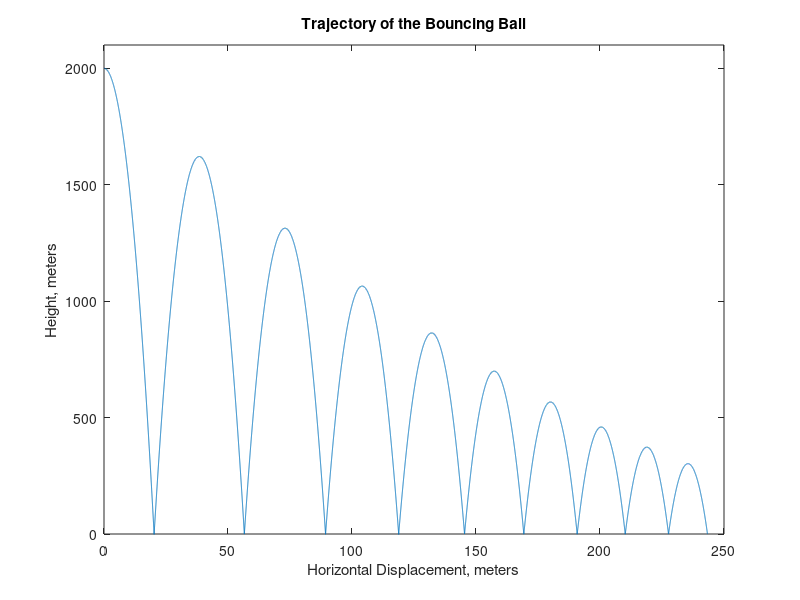
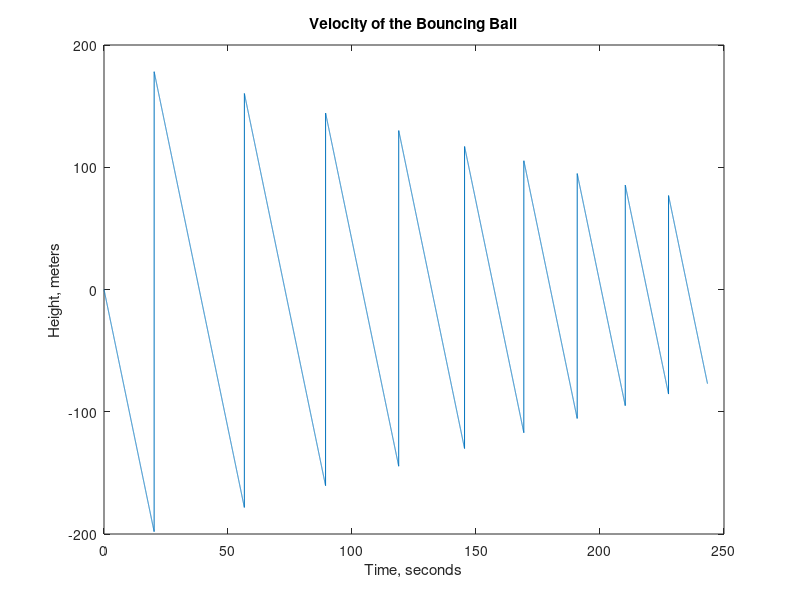

These charts were generated, in order, by the following MATLAB code: (Note: this script raises an error after producing the figures.)
clear; clf; clc;

h = 0.01;       % step size
tx = 0:h:400;   % time scale
ty(1) = 0;
vx(1) = 1;      % initial velocity along the x-axis
vy(1) = 0;      % initial velocity along the y-axis
x(1) = 0;       % 
y(1) = 2000;    % initial height of 2000 meters with respect to the ground
g = 9.8;        % acceleration due to gravity

a = y(1); b = vy(1);

count = 0; k = 1;
for i = 2:length(tx)
    k = k + 1;
    ty(i) = ty(i-1) + h;
    x(i) = x(1) + vx(1)*tx(i);
    y(i) = a + b*ty(i) - 0.5*g*ty(i)^2;
    vy(i) = b - g*ty(i);
    if y(i) <= 0
        a = 0; b = -0.9*vy(i); ty(i) = 0;
        count = count + 1;
        if count == 10
            break;
        end;
    end;
end;

figure(1); plot(x,y);
title('Trajectory of the Bouncing Ball');
xlabel('Horizontal Displacement, meters');
ylabel('Height, meters');
ylim([0 2100])

figure(2); plot(tx(1:k),vy);
title('Velocity of the Bouncing Ball');
xlabel('Time, seconds');
ylabel('Height, meters');

z = zeros(1,length(t));

figure(3);
j = 1;
for i = 1:50:length(t)
    plot(t,y); hold on;
    k = plot(t(i),y(i),'ro','MarkerFaceColor','r'); hold off;
    set(k,'XData',t(i),'YData',y(i),'MarkerSize',12)
    axis([0 75 -10 110]);
        line(t,z)
    M(j) = getframe;
    j = j + 1;
end;
movie(M,2,15)